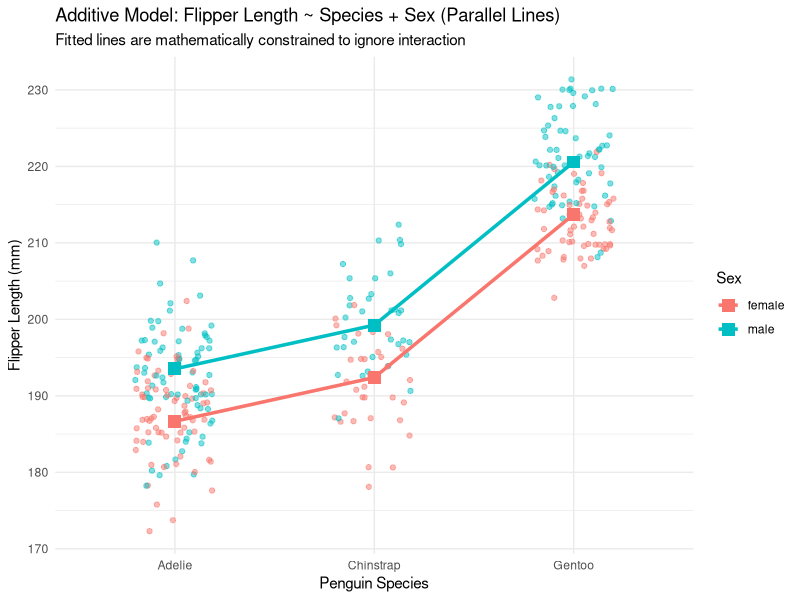
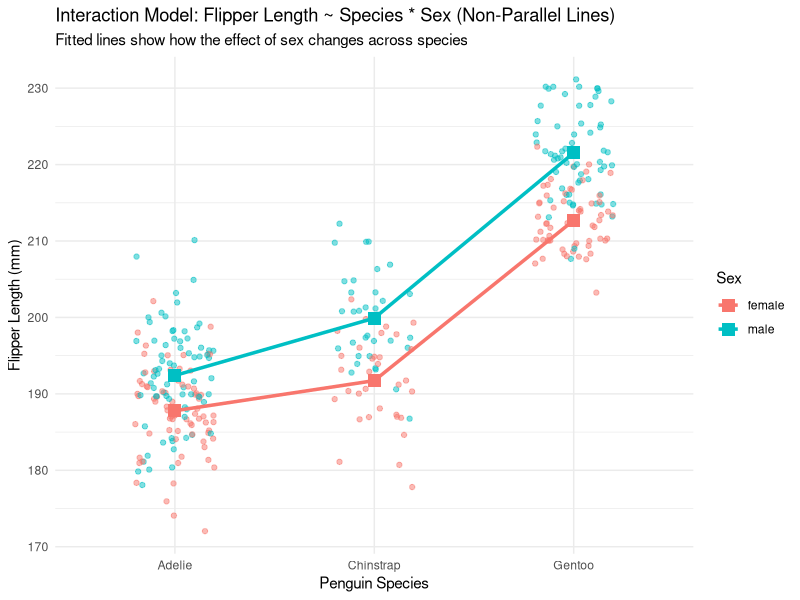
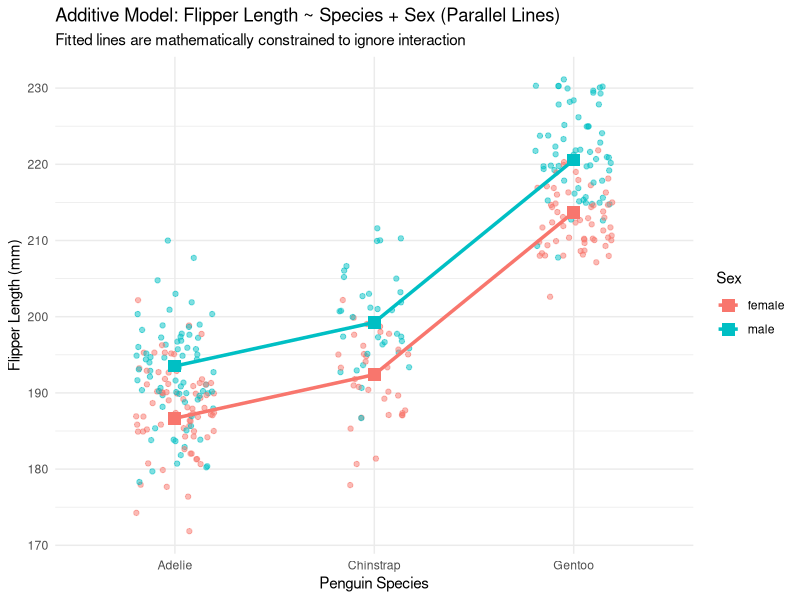
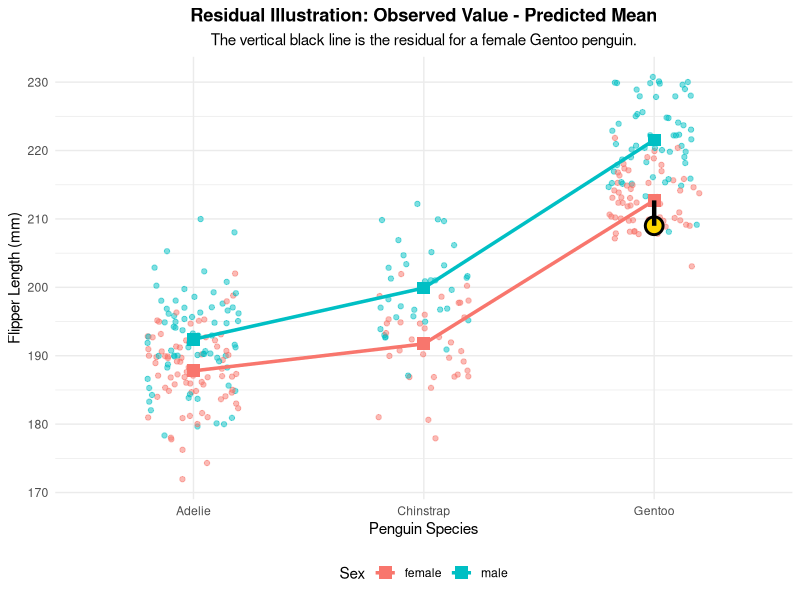
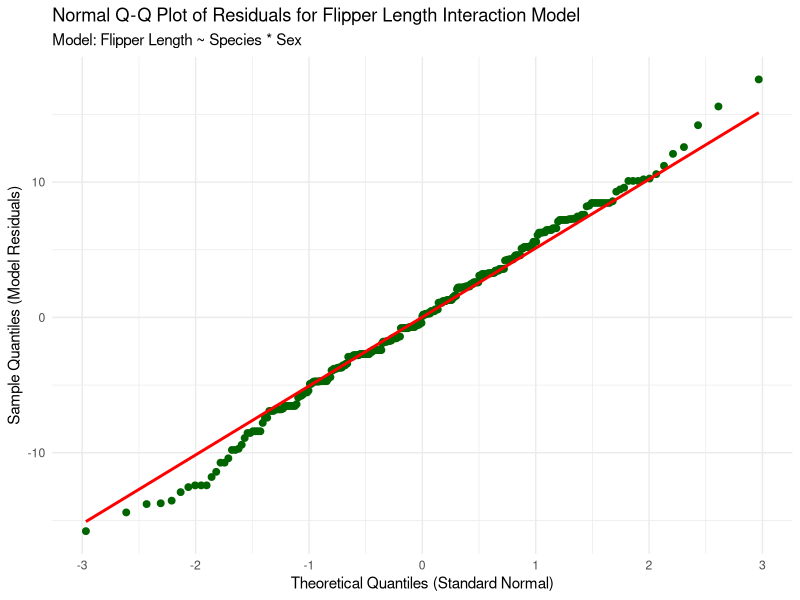
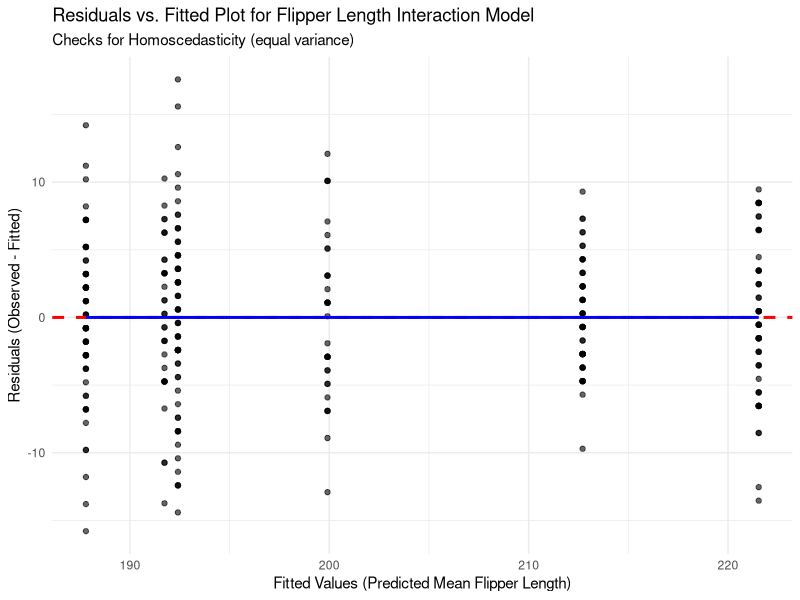
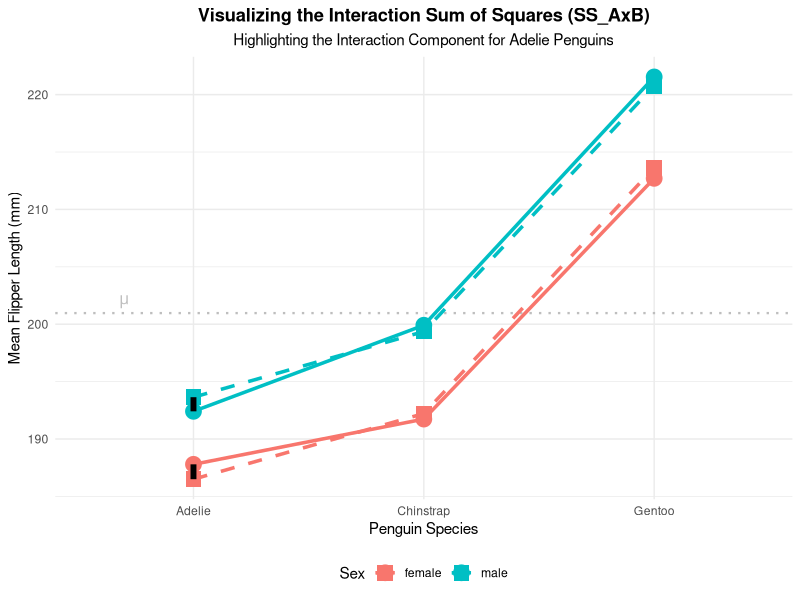
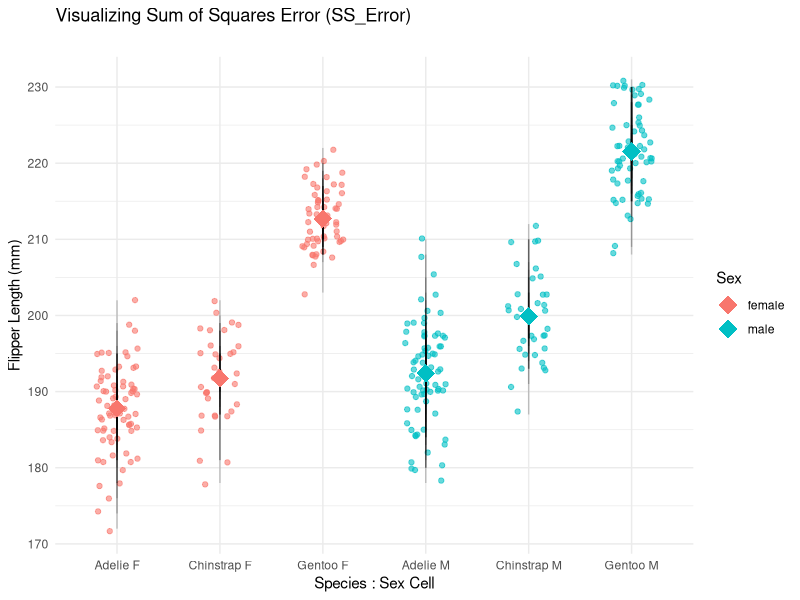

Source code (R) for these figures, in order:
## ---- chunk 1
#| echo: false

library(tidyverse)
library(palmerpenguins)
library(broom)
library(kableExtra)
## ---- chunk 2
delivery <- data.frame(
  service = rep(c("Standard", "Priority", "Express", "Overnight"), each = 15),
  delivery_time = c(
    48, 52, 45, 55, 49, 51, 46, 53, 50, 47, 54, 48, 51, 44, 52,
    30, 34, 28, 32, 35, 31, 29, 33, 27, 36, 30, 32, 34, 29, 31,
    18, 22, 20, 17, 24, 19, 21, 23, 18, 20, 16, 22, 19, 21, 20,
    10, 12, 8, 11, 14, 9, 13, 10, 12, 11, 7, 15, 9, 12, 10
  )
)

m1 <- lm(delivery_time ~ service, data = delivery)
tidy(m1) |>
  select(term,estimate, std.error)
## ---- chunk 3
#| echo: false
library(tidyverse)
library(palmerpenguins)

# Load and clean data: Drop NAs for the three relevant variables
penguins_data <- penguins %>%
  drop_na(flipper_length_mm, island, sex)

# Calculate the mean flipper length for every combination of Island and Sex
mean_table <- penguins_data %>%
  group_by(island, sex) %>%
  summarise(
    Mean_Flipper_Length = mean(flipper_length_mm),
    N = n(),
    .groups = 'drop'
  )

# Print the resulting table
print(mean_table)
## ---- chunk 4
#| echo: false
library(tidyverse)
library(palmerpenguins)

# 1. Load, clean, and fit the ADDITIVE Model
penguins_data <- penguins %>%
  drop_na(flipper_length_mm, species, sex)

# The model assumes no interaction: Flipper Length is the sum of Species effect and Sex effect.
model_additive <- lm(flipper_length_mm ~ species + sex, data = penguins_data)

# 2. Create a Prediction Grid for the fitted parallel lines
prediction_grid <- expand.grid(
    species = unique(penguins_data$species),
    sex = unique(penguins_data$sex)
)

# Predict Flipper Length (Y) using the additive model.
prediction_grid$Predicted_FL <- predict(model_additive, newdata = prediction_grid)

# 3. Generate the Plot combining Raw Data and Fitted Lines
ggplot(penguins_data, aes(x = species, y = flipper_length_mm, color = sex)) +
  
  # A. Plot the original data points with jitter
  geom_point(position = position_jitter(width = 0.2), 
             size = 1.5, 
             alpha = 0.5) +
  
  # B. Add the perfectly parallel lines from the additive model predictions
  # Use prediction_grid as the data source and map the predicted Y-value (Predicted_FL)
  geom_line(data = prediction_grid, 
            aes(y = Predicted_FL, group = sex), 
            linewidth = 1.2) +
  
  # C. Add points for the *predicted* means (from the additive model)
  # Map the color/group based on the 'sex' variable in the prediction grid
  geom_point(data = prediction_grid, 
             aes(y = Predicted_FL, group = sex), 
             size = 4, 
             shape = 15) + # Use a distinct shape (square) for the predicted means
  
  labs(
    title = "Additive Model: Flipper Length ~ Species + Sex (Parallel Lines)",
    subtitle = "Fitted lines are mathematically constrained to ignore interaction",
    x = "Penguin Species",
    y = "Flipper Length (mm)",
    color = "Sex"
  ) +
  theme_minimal() +
  scale_color_manual(values = c("female" = "#F8766D", "male" = "#00BFC4")) # Default ggplot colors
## ---- chunk 5
#| echo: false
library(tidyverse)
library(palmerpenguins)

# 1. Load, clean, and fit the INTERACTION Model
penguins_data <- penguins %>%
  drop_na(flipper_length_mm, species, sex)

# The model includes the interaction term: Flipper Length is affected by Species, Sex, AND their interaction.
model_interaction <- lm(flipper_length_mm ~ species * sex, data = penguins_data)

# 2. Create a Prediction Grid for the fitted non-parallel lines
prediction_grid_interaction <- expand.grid(
    species = unique(penguins_data$species),
    sex = unique(penguins_data$sex)
)

# Predict Flipper Length (Y) using the interaction model.
# Since the model has an interaction term, these predictions will naturally result in non-parallel lines.
prediction_grid_interaction$Predicted_FL <- predict(model_interaction, newdata = prediction_grid_interaction)

# 3. Generate the Plot combining Raw Data and Fitted Interaction Lines
ggplot(penguins_data, aes(x = species, y = flipper_length_mm, color = sex)) +
  
  # A. Plot the original data points with jitter
  geom_point(position = position_jitter(width = 0.2), 
             size = 1.5, 
             alpha = 0.5) +
  
  # B. Add the non-parallel lines from the interaction model predictions
  geom_line(data = prediction_grid_interaction, 
            aes(y = Predicted_FL, group = sex), 
            linewidth = 1.2) +
  
  # C. Add points for the *predicted* means (from the interaction model)
  geom_point(data = prediction_grid_interaction, 
             aes(y = Predicted_FL, group = sex), 
             size = 4, 
             shape = 15) + # Use a distinct shape (square) for the predicted means
  
  labs(
    title = "Interaction Model: Flipper Length ~ Species * Sex (Non-Parallel Lines)",
    subtitle = "Fitted lines show how the effect of sex changes across species",
    x = "Penguin Species",
    y = "Flipper Length (mm)",
    color = "Sex"
  ) +
  theme_minimal() +
  scale_color_manual(values = c("female" = "#F8766D", "male" = "#00BFC4")) # Default ggplot colors
## ---- chunk 6
modela <- lm(flipper_length_mm ~ species + sex, data = penguins_data)
tidy(modela)
## ---- chunk 7
#| echo: false
library(tidyverse)
library(palmerpenguins)

# 1. Load, clean, and fit the ADDITIVE Model
penguins_data <- penguins %>%
  drop_na(flipper_length_mm, species, sex)

# The model assumes no interaction: Flipper Length is the sum of Species effect and Sex effect.
model_additive <- lm(flipper_length_mm ~ species + sex, data = penguins_data)

# 2. Create a Prediction Grid for the fitted parallel lines
prediction_grid <- expand.grid(
    species = unique(penguins_data$species),
    sex = unique(penguins_data$sex)
)

# Predict Flipper Length (Y) using the additive model.
prediction_grid$Predicted_FL <- predict(model_additive, newdata = prediction_grid)

# 3. Generate the Plot combining Raw Data and Fitted Lines
ggplot(penguins_data, aes(x = species, y = flipper_length_mm, color = sex)) +
  
  # A. Plot the original data points with jitter
  geom_point(position = position_jitter(width = 0.2), 
             size = 1.5, 
             alpha = 0.5) +
  
  # B. Add the perfectly parallel lines from the additive model predictions
  # Use prediction_grid as the data source and map the predicted Y-value (Predicted_FL)
  geom_line(data = prediction_grid, 
            aes(y = Predicted_FL, group = sex), 
            linewidth = 1.2) +
  
  # C. Add points for the *predicted* means (from the additive model)
  # Map the color/group based on the 'sex' variable in the prediction grid
  geom_point(data = prediction_grid, 
             aes(y = Predicted_FL, group = sex), 
             size = 4, 
             shape = 15) + # Use a distinct shape (square) for the predicted means
  
  labs(
    title = "Additive Model: Flipper Length ~ Species + Sex (Parallel Lines)",
    subtitle = "Fitted lines are mathematically constrained to ignore interaction",
    x = "Penguin Species",
    y = "Flipper Length (mm)",
    color = "Sex"
  ) +
  theme_minimal() +
  scale_color_manual(values = c("female" = "#F8766D", "male" = "#00BFC4")) # Default ggplot colors
## ---- chunk 8
modelb <- lm(flipper_length_mm ~ species * sex, data = penguins_data)
tidy(modelb)
## ---- chunk 9
#| echo: false
library(tidyverse)
library(palmerpenguins)

# 1. Load and fit the Interaction Model
penguins_data <- penguins %>%
  drop_na(flipper_length_mm, species, sex)

model_interaction <- lm(flipper_length_mm ~ species * sex, data = penguins_data)

# 2. Create Prediction Grid for fitted lines
prediction_grid_interaction <- expand.grid(
  species = unique(penguins_data$species),
  sex = unique(penguins_data$sex)
)
prediction_grid_interaction$Predicted_FL <- predict(model_interaction, newdata = prediction_grid_interaction)

# 3. Select one observation to highlight
highlight_observation <- penguins_data %>%
  filter(species == "Gentoo", sex == "female") %>%
  slice(5) 

predicted_for_highlight <- prediction_grid_interaction %>%
  filter(species == highlight_observation$species, sex == highlight_observation$sex) %>%
  pull(Predicted_FL)

# 4. Generate the Plot
ggplot(penguins_data, aes(x = species, y = flipper_length_mm, color = sex)) +
  
  # A. Plot all original data points with jitter (for context)
  geom_point(position = position_jitter(width = 0.2), 
             size = 1.5, 
             alpha = 0.5) +
  
  # B. Add the non-parallel fitted lines
  geom_line(data = prediction_grid_interaction, 
            aes(y = Predicted_FL, group = sex), 
            linewidth = 1.2) +
  
  # C. Add points for the *predicted* means (the fitted line's points)
  geom_point(data = prediction_grid_interaction, 
             aes(y = Predicted_FL, group = sex), 
             size = 4, 
             shape = 15) +
  
  # D. Highlight the specific observed point (Observed Value)
  geom_point(data = highlight_observation, 
             aes(x = species, y = flipper_length_mm), 
             color = "black", size = 5, shape = 21, fill = "gold", stroke = 1.5) +
  
  # E. Illustrate the residual: Vertical line from Observed to Predicted
  # NOTE: Using highlight_observation as data source and mapping X to 'species'
  # ensures the line stays precisely on the categorical X position.
  geom_segment(data = highlight_observation, 
               aes(x = species,
                   xend = species,
                   y = flipper_length_mm, 
                   yend = predicted_for_highlight),
               color = "black", linetype = "solid", linewidth = 1.5, inherit.aes = FALSE) + 
  
  labs(
    title = "Residual Illustration: Observed Value - Predicted Mean",
    subtitle = paste0("The vertical black line is the residual for a ", highlight_observation$sex, " ", highlight_observation$species, " penguin."),
    x = "Penguin Species",
    y = "Flipper Length (mm)",
    color = "Sex"
  ) +
  theme_minimal() +
  scale_color_manual(values = c("female" = "#F8766D", "male" = "#00BFC4")) +
  theme(
    plot.title = element_text(hjust = 0.5, face = "bold"),
    plot.subtitle = element_text(hjust = 0.5),
    legend.position = "bottom"
  )
## ---- chunk 10
#| echo: false 

library(tidyverse)
library(palmerpenguins)

# 1. Load and Clean Data
penguins_data <- penguins %>%
  drop_na(flipper_length_mm, species, sex)

# 2. Fit the Interaction Model
# Flipper Length is the response; Species and Sex are explanatory factors.
model_interaction <- lm(flipper_length_mm ~ species * sex, data = penguins_data)

# 3. Extract Residuals and Store in a Data Frame
residuals_data <- data.frame(
  Residuals = residuals(model_interaction)
)

# 4. Generate the Normal Q-Q Plot using ggplot2
ggplot(residuals_data, aes(sample = Residuals)) +
  # Add the quantile points
  geom_qq(color = "darkgreen", size = 2) + 
  # Add the reference line (where the points should lie if normal)
  geom_qq_line(color = "red", linewidth = 1) + 
  labs(
    title = "Normal Q-Q Plot of Residuals for Flipper Length Interaction Model",
    subtitle = "Model: Flipper Length ~ Species * Sex",
    x = "Theoretical Quantiles (Standard Normal)",
    y = "Sample Quantiles (Model Residuals)"
  ) +
  theme_minimal()
## ---- chunk 11
#| echo: false
library(tidyverse)
library(palmerpenguins)

# 1. Load and fit the Interaction Model
penguins_data <- penguins %>%
  drop_na(flipper_length_mm, species, sex)

model_interaction <- lm(flipper_length_mm ~ species * sex, data = penguins_data)

# 2. Extract Fitted Values and Residuals
# The augment() function from the broom package is the easiest way to get these,
# but using base R/tidyverse functions is more direct for a quick plot.
plot_data <- data.frame(
  Fitted_Values = fitted(model_interaction),
  Residuals = residuals(model_interaction)
)

# 3. Generate the Residuals vs. Fitted Plot
ggplot(plot_data, aes(x = Fitted_Values, y = Residuals)) +
  
  # Add points for each residual
  geom_point(alpha = 0.6) +
  
  # Add a horizontal line at Residual = 0 (the reference line)
  geom_hline(yintercept = 0, color = "red", linetype = "dashed", linewidth = 1) +
  
  # Add a locally weighted smoothing (LOWESS) line to check for non-linearity
  # This line should be flat and close to zero if the linearity assumption holds.
  geom_smooth(method = "loess", color = "blue", se = FALSE, linewidth = 1) +
  
  labs(
    title = "Residuals vs. Fitted Plot for Flipper Length Interaction Model",
    subtitle = "Checks for Homoscedasticity (equal variance)",
    x = "Fitted Values (Predicted Mean Flipper Length)",
    y = "Residuals (Observed - Fitted)"
  ) +
  theme_minimal()

## ---- chunk 12
#| echo: false
library(tidyverse)
library(palmerpenguins)

# 1. Load and clean data
penguins_data <- penguins %>%
  drop_na(flipper_length_mm, species, sex)

# 2. Calculate necessary means
means_data <- penguins_data %>%
  group_by(species, sex) %>%
  summarise(cell_mean = mean(flipper_length_mm), .groups = 'drop') %>%
  ungroup()

grand_mean <- mean(penguins_data$flipper_length_mm)

marginal_species_means <- penguins_data %>%
  group_by(species) %>%
  summarise(species_mean = mean(flipper_length_mm), .groups = 'drop')

marginal_sex_means <- penguins_data %>%
  group_by(sex) %>%
  summarise(sex_mean = mean(flipper_length_mm), .groups = 'drop')

# Join means for plotting and calculate additive predictions and interaction components
plot_data_full <- means_data %>%
  left_join(marginal_species_means, by = "species") %>%
  left_join(marginal_sex_means, by = "sex") %>%
  mutate(grand_mean = grand_mean) %>%
  mutate(additive_prediction = species_mean + sex_mean - grand_mean) %>%
  mutate(interaction_component = cell_mean - additive_prediction)

# 3. Create the ggplot object and assign it to a variable 'p'
p <- ggplot(plot_data_full, aes(x = species, group = sex, color = sex)) +
  
  # A. Grand Mean as a horizontal reference line
  geom_hline(aes(yintercept = grand_mean), 
             linetype = "dotted", color = "grey", linewidth = 0.8) +
  annotate("text", x = 0.7, y = grand_mean + 1, label = expression(mu), color = "grey", size = 4) +
  
  # B. Plot the OBSERVED Cell Means (solid lines and circles)
  geom_line(aes(y = cell_mean), linewidth = 1.2, linetype = "solid") +
  geom_point(aes(y = cell_mean), size = 5, shape = 19) + 
  
  # C. Plot the ADDITIVE Model's Predicted Cell Means (dashed lines and squares)
  geom_line(aes(y = additive_prediction, group = sex, color = sex), 
            linewidth = 1.2, linetype = "dashed") +
  geom_point(aes(y = additive_prediction), size = 5, shape = 15) + 
  
  # D. Highlight the INTERACTION COMPONENT FOR ADELIE ONLY
  geom_segment(data = plot_data_full %>% filter(species == "Adelie"), 
               aes(x = species, 
                   xend = species, 
                   y = cell_mean, 
                   yend = additive_prediction),
               color = "black", linewidth = 2, linetype = "solid") + 
  
  labs(
    title = "Visualizing the Interaction Sum of Squares (SS_AxB)",
    subtitle = "Highlighting the Interaction Component for Adelie Penguins",
    y = "Mean Flipper Length (mm)",
    color = "Sex"
  ) +
  scale_color_manual(values = c("female" = "#F8766D", "male" = "#00BFC4")) +
  theme_minimal() +
  theme(
    plot.title = element_text(hjust = 0.5, face = "bold"),
    plot.subtitle = element_text(hjust = 0.5),
    legend.position = "bottom"
  ) +
  
  # ADDED LINE: Explicitly sets the x-axis to be discrete and names the axis
  scale_x_discrete(name = "Penguin Species") 

# NECESSARY LINE TO DISPLAY THE PLOT
print(p)
## ---- chunk 13
#| echo: false

library(tidyverse)
library(palmerpenguins)

# 1. Prepare Data
penguins_data <- penguins %>%
  drop_na(flipper_length_mm, species, sex)

# 2. Calculate Cell Means
cell_means <- penguins_data %>%
  group_by(species, sex) %>%
  summarise(cell_mean = mean(flipper_length_mm), .groups = 'drop')

# 3. Join Cell Means back to the original data frame
plot_data_ss_error <- penguins_data %>%
  left_join(cell_means, by = c("species", "sex"))

# 4. Create the Plot
ggplot(plot_data_ss_error, aes(x = interaction(species, sex), y = flipper_length_mm)) +
  
  # A. Plot the individual observations with jitter
  geom_point(aes(color = sex), 
             position = position_jitter(width = 0.2), 
             alpha = 0.6, size = 1.5) +
  
  # B. Illustrate SS_Error: Draw a vertical line (residual) from EVERY observation to its cell mean
  # The squared length of ALL these black lines, summed, is the SS_Error.
  geom_segment(aes(x = interaction(species, sex), 
                   xend = interaction(species, sex), 
                   y = flipper_length_mm, 
                   yend = cell_mean),
               color = "black", linewidth = 0.5, alpha = 0.2) + 
  
  # C. Plot the Cell Means (the predicted value for the group) on top
  geom_point(aes(y = cell_mean, color = sex), 
             size = 6, shape = 18) + # Diamonds for cell means
  
  labs(
    title = "Visualizing Sum of Squares Error (SS_Error)",
    subtitle = "",
    x = "Species : Sex Cell",
    y = "Flipper Length (mm)",
    color = "Sex"
  ) +
  theme_minimal() +
  scale_x_discrete(labels = c("Adelie.female" = "Adelie F", "Adelie.male" = "Adelie M", 
                              "Chinstrap.female" = "Chinstrap F", "Chinstrap.male" = "Chinstrap M",
                              "Gentoo.female" = "Gentoo F", "Gentoo.male" = "Gentoo M"))
## ---- chunk 14
#| echo: false
library(tidyverse)
library(palmerpenguins)

# 1. Load and clean the data
# We drop rows with NAs in our variables of interest
penguins_data <- penguins %>%
  drop_na(flipper_length_mm, species, sex)

# 2. Fit the Two-Way ANOVA Interaction Model
# The asterisk (*) represents the main effects (species and sex) PLUS their interaction.
# Model Formula: flipper_length_mm ~ species + sex + species:sex
model_anova <- aov(flipper_length_mm ~ species * sex, data = penguins_data)

# 3. Generate the ANOVA Summary Table
# This table contains the Sums of Squares (SS), Degrees of Freedom (df), 
# Mean Squares (MS), F-statistics, and p-values for all effects.
summary(model_anova)
